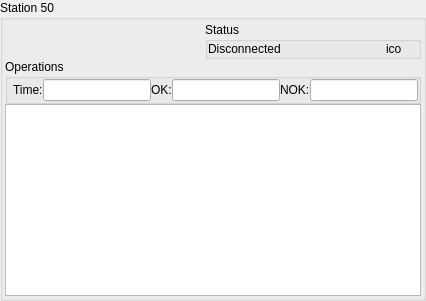
           <widget class="QGroupBox" name="groupBoxSt50">
            <property name="minimumSize">
             <size>
              <width>360</width>
              <height>200</height>
             </size>
            </property>
            <property name="maximumSize">
             <size>
              <width>16777215</width>
              <height>16777215</height>
             </size>
            </property>
            <property name="title">
             <string>Station 50</string>
            </property>
            <layout class="QGridLayout" name="gridLayout_6">
             <property name="leftMargin">
              <number>2</number>
             </property>
             <property name="topMargin">
              <number>2</number>
             </property>
             <property name="rightMargin">
              <number>2</number>
             </property>
             <property name="bottomMargin">
              <number>2</number>
             </property>
             <property name="spacing">
              <number>0</number>
             </property>
             <item row="0" column="0">
              <layout class="QGridLayout" name="gridLayoutSt50">
               <property name="spacing">
                <number>0</number>
               </property>
               <item row="0" column="1">
                <widget class="QGroupBox" name="groupBoxSt50Status">
                 <property name="title">
                  <string>Status</string>
                 </property>
                 <property name="flat">
                  <bool>true</bool>
                 </property>
                 <layout class="QHBoxLayout" name="horizontalLayout_14">
                  <property name="spacing">
                   <number>0</number>
                  </property>
                  <property name="leftMargin">
                   <number>0</number>
                  </property>
                  <property name="topMargin">
                   <number>0</number>
                  </property>
                  <property name="rightMargin">
                   <number>0</number>
                  </property>
                  <property name="bottomMargin">
                   <number>0</number>
                  </property>
                  <item>
                   <widget class="QLabel" name="labelSt50Status">
                    <property name="text">
                     <string>Disconnected</string>
                    </property>
                   </widget>
                  </item>
                  <item>
                   <widget class="QLabel" name="labelSt50Ico">
                    <property name="maximumSize">
                     <size>
                      <width>32</width>
                      <height>32</height>
                     </size>
                    </property>
                    <property name="text">
                     <string>ico</string>
                    </property>
                   </widget>
                  </item>
                 </layout>
                </widget>
               </item>
               <item row="0" column="0">
                <spacer name="horizontalSpacerSt50">
                 <property name="orientation">
                  <enum>Qt::Horizontal</enum>
                 </property>
                 <property name="sizeType">
                  <enum>QSizePolicy::Maximum</enum>
                 </property>
                 <property name="sizeHint" stdset="0">
                  <size>
                   <width>200</width>
                   <height>20</height>
                  </size>
                 </property>
                </spacer>
               </item>
              </layout>
             </item>
             <item row="1" column="0">
              <widget class="QGroupBox" name="groupBoxSt50_2">
               <property name="title">
                <string>Operations</string>
               </property>
               <property name="flat">
                <bool>true</bool>
               </property>
               <layout class="QHBoxLayout" name="horizontalLayout_13">
                <property name="spacing">
                 <number>0</number>
                </property>
                <property name="leftMargin">
                 <number>5</number>
                </property>
                <property name="topMargin">
                 <number>0</number>
                </property>
                <property name="rightMargin">
                 <number>0</number>
                </property>
                <property name="bottomMargin">
                 <number>0</number>
                </property>
                <item>
                 <widget class="QLabel" name="staticSt50Time">
                  <property name="text">
                   <string>Time:</string>
                  </property>
                 </widget>
                </item>
                <item>
                 <widget class="QLineEdit" name="lineEditSt50Time">
                  <property name="readOnly">
                   <bool>true</bool>
                  </property>
                 </widget>
                </item>
                <item>
                 <widget class="QLabel" name="staticSt50Ok">
                  <property name="text">
                   <string>OK:</string>
                  </property>
                 </widget>
                </item>
                <item>
                 <widget class="QLineEdit" name="lineEditSt50Ok">
                  <property name="readOnly">
                   <bool>true</bool>
                  </property>
                 </widget>
                </item>
                <item>
                 <widget class="QLabel" name="staticSt50Nok">
                  <property name="text">
                   <string>NOK:</string>
                  </property>
                 </widget>
                </item>
                <item>
                 <widget class="QLineEdit" name="lineEditSt50Nok">
                  <property name="readOnly">
                   <bool>true</bool>
                  </property>
                 </widget>
                </item>
               </layout>
              </widget>
             </item>
             <item row="2" column="0">
              <widget class="QPlainTextEdit" name="plainTextEditSt50">
               <property name="layoutDirection">
                <enum>Qt::LeftToRight</enum>
               </property>
               <property name="autoFillBackground">
                <bool>false</bool>
               </property>
               <property name="readOnly">
                <bool>true</bool>
               </property>
              </widget>
             </item>
            </layout>
           </widget>
